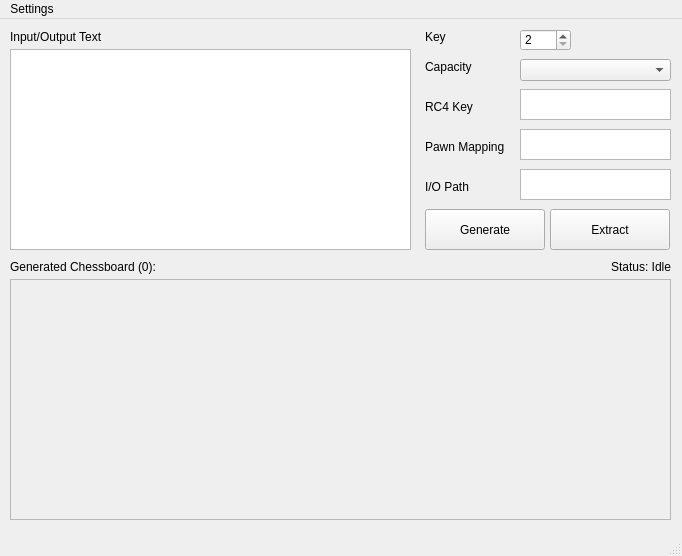
<?xml version="1.0" encoding="UTF-8"?>
<ui version="4.0">
 <class>MainWindow</class>
 <widget class="QMainWindow" name="MainWindow">
  <property name="geometry">
   <rect>
    <x>0</x>
    <y>0</y>
    <width>682</width>
    <height>556</height>
   </rect>
  </property>
  <property name="windowTitle">
   <string>Chess Stegano</string>
  </property>
  <property name="windowIcon">
   <iconset>
    <normaloff>../../../Users/localheart/Downloads/logo ncc.png</normaloff>../../../Users/localheart/Downloads/logo ncc.png</iconset>
  </property>
  <widget class="QWidget" name="centralwidget">
   <widget class="QLabel" name="label_9">
    <property name="geometry">
     <rect>
      <x>425</x>
      <y>120</y>
      <width>91</width>
      <height>16</height>
     </rect>
    </property>
    <property name="text">
     <string>Pawn Mapping</string>
    </property>
   </widget>
   <widget class="QPushButton" name="pushButton_Generate">
    <property name="geometry">
     <rect>
      <x>425</x>
      <y>190</y>
      <width>120</width>
      <height>41</height>
     </rect>
    </property>
    <property name="text">
     <string>Generate</string>
    </property>
   </widget>
   <widget class="QLabel" name="label">
    <property name="geometry">
     <rect>
      <x>10</x>
      <y>10</y>
      <width>111</width>
      <height>16</height>
     </rect>
    </property>
    <property name="text">
     <string>Input/Output Text</string>
    </property>
   </widget>
   <widget class="QTextEdit" name="textEdit_IOText">
    <property name="geometry">
     <rect>
      <x>10</x>
      <y>30</y>
      <width>401</width>
      <height>201</height>
     </rect>
    </property>
   </widget>
   <widget class="QLabel" name="label_4">
    <property name="geometry">
     <rect>
      <x>425</x>
      <y>80</y>
      <width>55</width>
      <height>16</height>
     </rect>
    </property>
    <property name="text">
     <string>RC4 Key</string>
    </property>
   </widget>
   <widget class="QTextEdit" name="textEdit_PawnMapping">
    <property name="geometry">
     <rect>
      <x>520</x>
      <y>110</y>
      <width>151</width>
      <height>31</height>
     </rect>
    </property>
    <property name="documentTitle">
     <string/>
    </property>
   </widget>
   <widget class="QPushButton" name="pushButton_Extract">
    <property name="geometry">
     <rect>
      <x>550</x>
      <y>190</y>
      <width>120</width>
      <height>41</height>
     </rect>
    </property>
    <property name="text">
     <string>Extract</string>
    </property>
   </widget>
   <widget class="QComboBox" name="comboBoxCapacity">
    <property name="geometry">
     <rect>
      <x>520</x>
      <y>40</y>
      <width>151</width>
      <height>22</height>
     </rect>
    </property>
   </widget>
   <widget class="QTextEdit" name="textEdit_RC4Key">
    <property name="geometry">
     <rect>
      <x>520</x>
      <y>70</y>
      <width>151</width>
      <height>31</height>
     </rect>
    </property>
   </widget>
   <widget class="QSpinBox" name="spinBoxKey">
    <property name="geometry">
     <rect>
      <x>520</x>
      <y>10</y>
      <width>51</width>
      <height>22</height>
     </rect>
    </property>
    <property name="minimum">
     <number>2</number>
    </property>
    <property name="maximum">
     <number>7</number>
    </property>
   </widget>
   <widget class="QLabel" name="label_3">
    <property name="geometry">
     <rect>
      <x>425</x>
      <y>40</y>
      <width>55</width>
      <height>16</height>
     </rect>
    </property>
    <property name="text">
     <string>Capacity</string>
    </property>
   </widget>
   <widget class="QScrollArea" name="scrollArea">
    <property name="geometry">
     <rect>
      <x>10</x>
      <y>260</y>
      <width>661</width>
      <height>241</height>
     </rect>
    </property>
    <property name="widgetResizable">
     <bool>true</bool>
    </property>
    <widget class="QWidget" name="scrollAreaWidgetContents">
     <property name="geometry">
      <rect>
       <x>0</x>
       <y>0</y>
       <width>659</width>
       <height>239</height>
      </rect>
     </property>
    </widget>
   </widget>
   <widget class="QLabel" name="label_2">
    <property name="geometry">
     <rect>
      <x>425</x>
      <y>10</y>
      <width>55</width>
      <height>16</height>
     </rect>
    </property>
    <property name="text">
     <string>Key</string>
    </property>
   </widget>
   <widget class="QLabel" name="labelGenerated">
    <property name="geometry">
     <rect>
      <x>10</x>
      <y>240</y>
      <width>221</width>
      <height>16</height>
     </rect>
    </property>
    <property name="text">
     <string>Generated Chessboard (0):</string>
    </property>
   </widget>
   <widget class="QLabel" name="statusLabel">
    <property name="geometry">
     <rect>
      <x>450</x>
      <y>240</y>
      <width>221</width>
      <height>16</height>
     </rect>
    </property>
    <property name="layoutDirection">
     <enum>Qt::RightToLeft</enum>
    </property>
    <property name="text">
     <string>Status: Idle</string>
    </property>
    <property name="alignment">
     <set>Qt::AlignRight|Qt::AlignTrailing|Qt::AlignVCenter</set>
    </property>
   </widget>
   <widget class="QTextEdit" name="textEdit_IOPath">
    <property name="geometry">
     <rect>
      <x>520</x>
      <y>150</y>
      <width>151</width>
      <height>31</height>
     </rect>
    </property>
   </widget>
   <widget class="QLabel" name="label_12">
    <property name="geometry">
     <rect>
      <x>425</x>
      <y>160</y>
      <width>81</width>
      <height>16</height>
     </rect>
    </property>
    <property name="text">
     <string>I/O Path</string>
    </property>
   </widget>
  </widget>
  <widget class="QMenuBar" name="menubar">
   <property name="geometry">
    <rect>
     <x>0</x>
     <y>0</y>
     <width>682</width>
     <height>26</height>
    </rect>
   </property>
   <widget class="QMenu" name="menuSettings">
    <property name="title">
     <string>Settings</string>
    </property>
   </widget>
   <addaction name="menuSettings"/>
  </widget>
  <widget class="QStatusBar" name="statusbar"/>
 </widget>
 <resources/>
 <connections/>
</ui>
